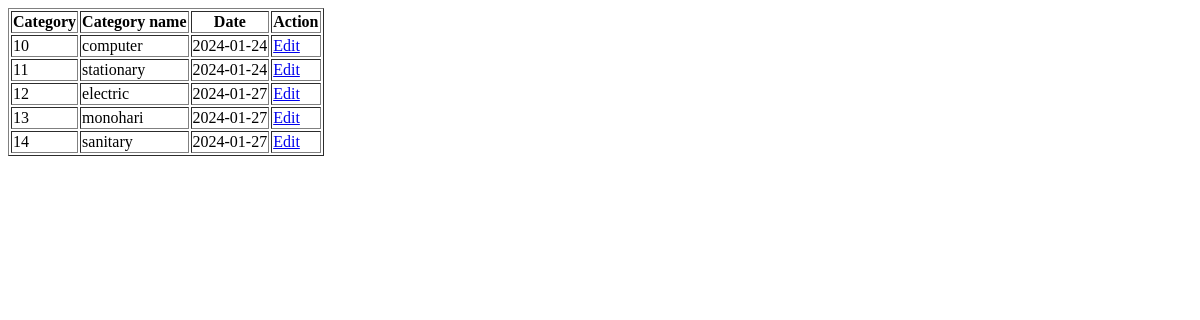
The app's page /list_of_category.php, older data.
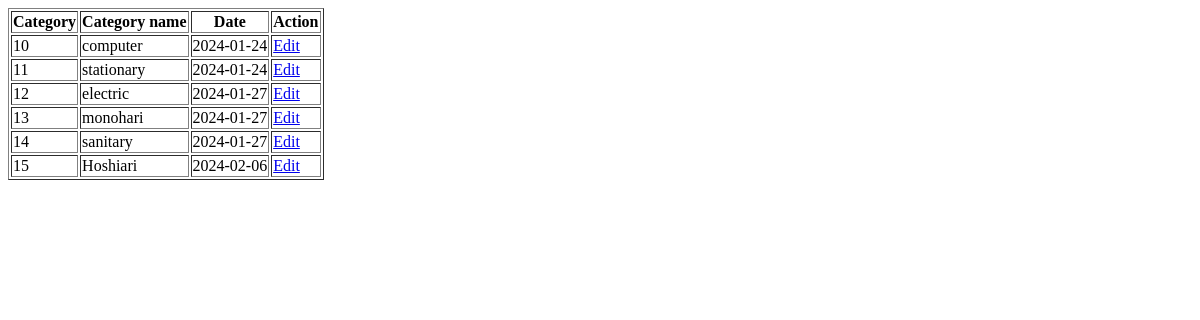
The same page, newer data.
### tables this page shows
CREATE TABLE `category` (
  `category_id` int(11) NOT NULL,
  `category_name` varchar(20) NOT NULL,
  `category_entrydate` varchar(10) NOT NULL
);

### list_of_category.php (the view)
<?php
$conn = new mysqli("localhost","root","","store_db");
?>
<!DOCTYPE html>
<html>
<body>
<?php
	$sql = "SELECT * FROM category";
	$query=$conn->query($sql);
	echo "<table border='1'>
	<tr><th>Category</th><th>Category name</th><th>Date</th><th>Action</th></tr>";
	while($data=mysqli_fetch_assoc($query))
	{
		$category_id= $data['category_id'];
		$category_name= $data['category_name'];
		$category_entrydate= $data['category_entrydate'];
	echo "<tr>
	<td>$category_id</td>
	<td>$category_name</td>
	<td>$category_entrydate</td>
	<td><a href='edit_category.php?id=$category_id'>Edit</a></td>
	</tr>";
	}
	echo "</table>";
?>
</body>
</html>

Row changes from the older to the newer data that the page shows:
added category: category_id "15", category_name "Hoshiari", category_entrydate "2024-02-06"
